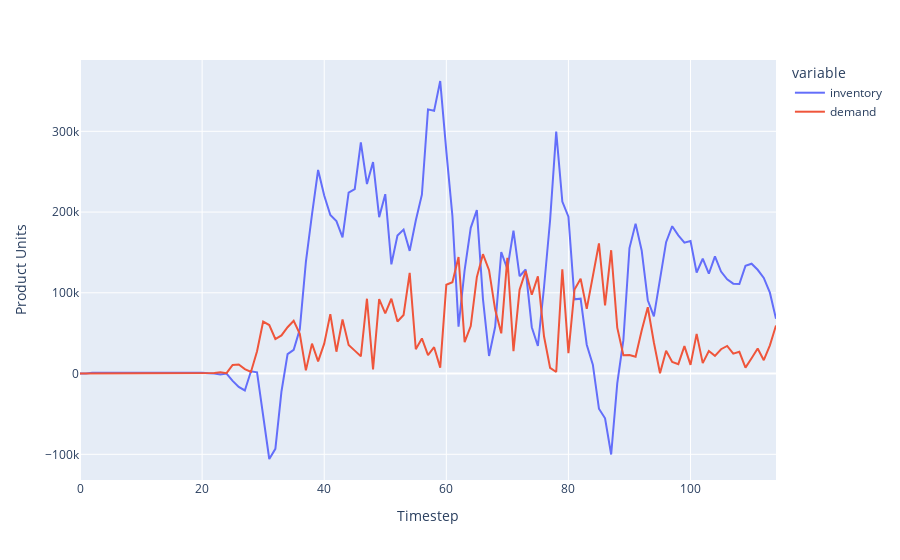

The notebook cell this image was saved under:
### Code cell
fig = px.line(y=[invs[0, :], demands[0, 1:]])
fig.layout.xaxis.title = 'Timestep'
fig.layout.yaxis.title = 'Product Units'
fig.data[0].name = 'inventory'
fig.data[1].name = 'demand'
fig
